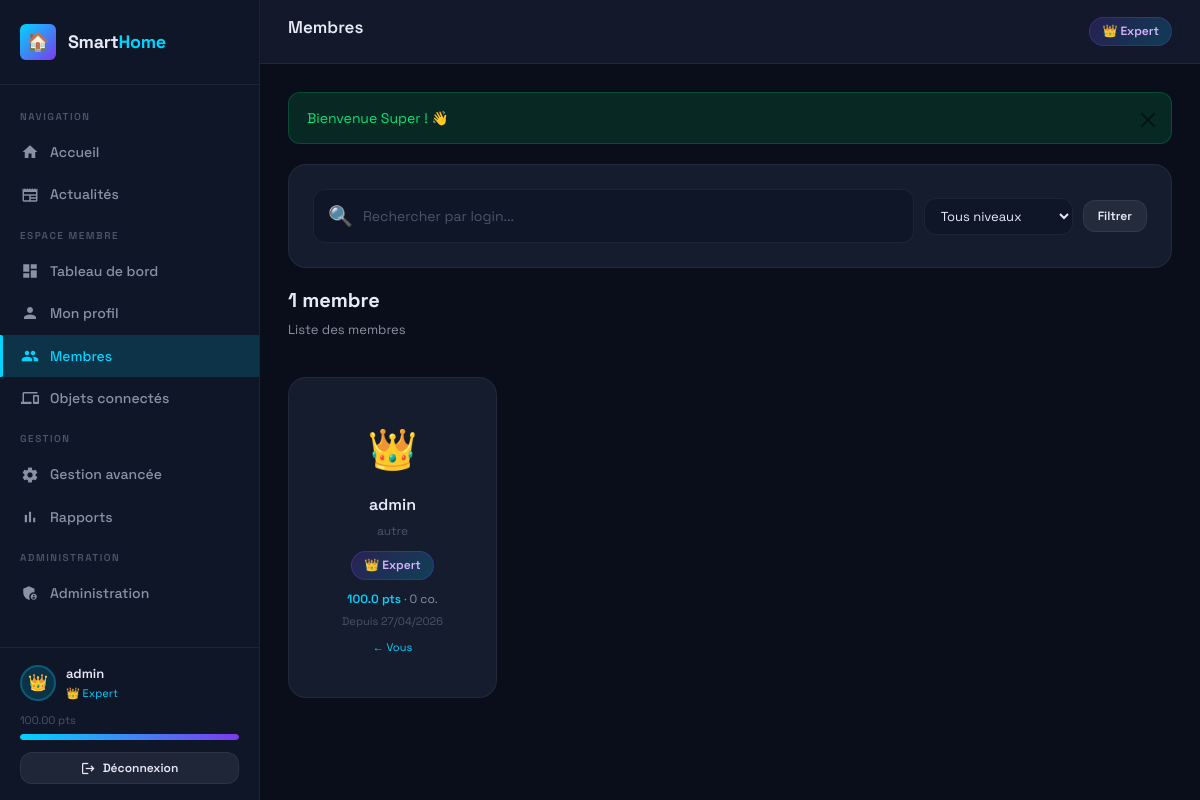
The page /membres.php (signed in) on the database its author committed.
### tables this page shows
CREATE TABLE utilisateurs (
    id INT AUTO_INCREMENT PRIMARY KEY,
    login VARCHAR(50) UNIQUE NOT NULL,
    email VARCHAR(100) UNIQUE NOT NULL,
    mot_de_passe VARCHAR(255) NOT NULL,
    nom VARCHAR(100),
    prenom VARCHAR(100),
    age INT,
    sexe ENUM('homme','femme','autre'),
    date_naissance DATE,
    type_membre ENUM('père','mère','enfant','grand-parent','autre') DEFAULT 'autre',
    photo VARCHAR(255) DEFAULT 'default.png',
    niveau ENUM('débutant','intermédiaire','avancé','expert') DEFAULT 'débutant',
    points DECIMAL(8,2) DEFAULT 0.00,
    nb_connexions INT DEFAULT 0,
    nb_actions INT DEFAULT 0,
    statut ENUM('en_attente','actif','suspendu') DEFAULT 'en_attente',
    token_validation VARCHAR(255),
    date_inscription DATETIME DEFAULT CURRENT_TIMESTAMP,
    derniere_connexion DATETIME,
    INDEX idx_login (login),
    INDEX idx_email (email),
    INDEX idx_niveau (niveau),
    INDEX idx_statut (statut)
);

### includes/config.php (called while the page is built, shortened)
<?php
function getDB(): PDO {
    static $pdo = null;
    if ($pdo === null) {
        $dsn = "mysql:host=" . DB_HOST . ";dbname=" . DB_NAME . ";charset=" . DB_CHARSET;
        $options = [
            PDO::ATTR_ERRMODE            => PDO::ERRMODE_EXCEPTION,
            PDO::ATTR_DEFAULT_FETCH_MODE => PDO::FETCH_ASSOC,
            PDO::ATTR_EMULATE_PREPARES   => false,
        ];
        try {
            $pdo = new PDO($dsn, DB_USER, DB_PASS, $options);
        } catch (PDOException $e) {
            die(json_encode(['error' => 'Connexion base de données impossible : ' . $e->getMessage()]));
        }
    }
    return $pdo;
}
function sanitize(string $input): string {
    return htmlspecialchars(trim($input), ENT_QUOTES, 'UTF-8');
}
function getCurrentUser(): ?array {
    $pdo = getDB();
    $stmt = $pdo->prepare("SELECT * FROM utilisateurs WHERE id = ?");
    $stmt->execute([$_SESSION['user_id']]);
    return $stmt->fetch() ?: null;
}
function getNiveauLabel(string $niveau): string {
    $labels = [
        'débutant'     => 'Débutant',
        'intermédiaire'=> 'Intermédiaire',
        'avancé'       => 'Avancé',
        'expert'       => 'Expert',
    ];
    return $labels[$niveau] ?? $niveau;
}
function getFlash(): ?array {
    if (isset($_SESSION['flash'])) {
        $flash = $_SESSION['flash'];
        return $flash;
    }
    return null;
}

### membres.php (the view, shortened to what this page needs)
<?php
require_once 'includes/config.php';
$pageTitle  = 'Membres';
$activePage = 'membres';
require_once 'includes/header.php';
$pdo = getDB();
$q           = sanitize($_GET['q'] ?? '');
$sql = "SELECT id,login,age,sexe,type_membre,photo,niveau,points,nb_connexions,date_inscription
        FROM utilisateurs WHERE statut='actif'";
$params = [];
$sql .= " ORDER BY points DESC";
$stmt = $pdo->prepare($sql);
$stmt->execute($params);
$membres = $stmt->fetchAll();
$niveauEmoji = ['débutant'=>'🌱','intermédiaire'=>'⚡','avancé'=>'🚀','expert'=>'👑'];
?>
<div class="card" style="margin-bottom:20px">
  <form method="GET" style="display:flex;gap:10px;flex-wrap:wrap;align-items:center">
    <div class="search-bar" style="flex:1;min-width:200px">
      <span style="font-size:20px;color:var(--text-muted)">🔍</span>
      <input type="text" name="q" placeholder="Rechercher par login..." value="<?= sanitize($q) ?>">
    </div>
    <select name="niveau" class="filter-select" onchange="this.form.submit()">
      <option value="">Tous niveaux</option>
    </select>
    <button type="submit" class="btn btn-secondary btn-sm">Filtrer</button>
  </form>
</div>
<div class="section-header">
  <div>
    <h2 class="section-title"><?= count($membres) ?> membre<?= count($membres) > 1 ? 's' : '' ?></h2>
    <p class="section-sub">Liste des membres</p>
  </div>
</div>
<div class="row g-3">
  <?php foreach ($membres as $m): ?>
  <div class="col-sm-6 col-md-4 col-lg-3">
    <div class="card h-100" style="text-align:center">
      <div class="card-body">
        <div style="font-size:40px;margin-bottom:10px">
          <?= $niveauEmoji[$m['niveau']] ?? '👤' ?>
        </div>
        <div style="font-size:16px;font-weight:600;margin-bottom:4px"><?= sanitize($m['login']) ?></div>
        <div style="font-size:12px;color:var(--text-muted);margin-bottom:10px">
          <?= sanitize($m['type_membre']) ?>
        </div>
        <span class="badge-niveau <?= $m['niveau'] ?>"><?= $niveauEmoji[$m['niveau']] ?> <?= getNiveauLabel($m['niveau']) ?></span>
        <div style="margin-top:10px;font-size:12px;color:var(--text-secondary)">
          <span style="color:var(--accent);font-weight:600"><?= number_format($m['points'], 1) ?> pts</span>
          · <?= $m['nb_connexions'] ?> co.
        </div>
        <div style="font-size:11px;color:var(--text-muted);margin-top:4px">
          Depuis <?= date('d/m/Y', strtotime($m['date_inscription'])) ?>
        </div>
        <?php if ($m['id'] === $user['id']): ?>
        <div style="margin-top:8px;font-size:11px;color:var(--accent)">← Vous</div>
        <?php endif; ?>
      </div>
    </div>
  </div>
  <?php endforeach; ?>
</div>
<?php require_once 'includes/footer.php'; ?>

### includes/header.php (shortened to what this page needs)
<?php
$user = getCurrentUser();
$flash = getFlash();
$niveauEmoji = [
    'débutant'      => '🌱',
    'intermédiaire' => '⚡',
    'avancé'        => '🚀',
    'expert'        => '👑',
];
$emoji = $niveauEmoji[$user['niveau']] ?? '🌱';
$nextNiveauSeuil = [
    'débutant'      => POINTS_INTERMEDIAIRE,
    'intermédiaire' => POINTS_AVANCE,
    'avancé'        => POINTS_EXPERT,
    'expert'        => null,
];
$currentSeuil = [
    'débutant'      => 0,
    'intermédiaire' => POINTS_INTERMEDIAIRE,
    'avancé'        => POINTS_AVANCE,
    'expert'        => POINTS_EXPERT,
];
$next   = $nextNiveauSeuil[$user['niveau']] ?? null;
$from   = $currentSeuil[$user['niveau']] ?? 0;
$pct    = $next ? min(100, round(($user['points'] - $from) / ($next - $from) * 100)) : 100;
?>
<!DOCTYPE html>
<html lang="fr">
<head>
<link href="https://cdn.jsdelivr.net/npm/bootstrap@5.3.3/dist/css/bootstrap.min.css" rel="stylesheet">
<link rel="stylesheet" href="<?= SITE_URL ?>/css/style.css">
</head>
<body>
<div class="layout">
<aside class="sidebar" id="sidebar">
  <div class="sidebar-logo">
    <div class="logo-icon">🏠</div>
    <div class="logo-text">Smart<span>Home</span></div>
  </div>
  <nav class="sidebar-nav">
    <div class="nav-section-title">Navigation</div>
    <a href="<?= SITE_URL ?>/index.php" class="nav-item <?= ($activePage ?? '') === 'accueil' ? 'active' : '' ?>">
      <span class="nav-icon"><span class="material-icons" style="font-size:18px">home</span></span>
      Accueil
    </a>
    <a href="<?= SITE_URL ?>/actualites.php" class="nav-item <?= ($activePage ?? '') === 'actualites' ? 'active' : '' ?>">
      <span class="nav-icon"><span class="material-icons" style="font-size:18px">newspaper</span></span>
      Actualités
    </a>
    <div class="nav-section-title">Espace membre</div>
    <a href="<?= SITE_URL ?>/dashboard.php" class="nav-item <?= ($activePage ?? '') === 'dashboard' ? 'active' : '' ?>">
      <span class="nav-icon"><span class="material-icons" style="font-size:18px">dashboard</span></span>
      Tableau de bord
    </a>
    <a href="<?= SITE_URL ?>/profil.php" class="nav-item <?= ($activePage ?? '') === 'profil' ? 'active' : '' ?>">
      <span class="nav-icon"><span class="material-icons" style="font-size:18px">person</span></span>
      Mon profil
    </a>
    <a href="<?= SITE_URL ?>/membres.php" class="nav-item <?= ($activePage ?? '') === 'membres' ? 'active' : '' ?>">
      <span class="nav-icon"><span class="material-icons" style="font-size:18px">group</span></span>
      Membres
    </a>
    <a href="<?= SITE_URL ?>/objets.php" class="nav-item <?= ($activePage ?? '') === 'objets' ? 'active' : '' ?>">
      <span class="nav-icon"><span class="material-icons" style="font-size:18px">devices</span></span>
      Objets connectés
    </a>
    <?php if (in_array($user['niveau'], ['avancé', 'expert'])): ?>
    <div class="nav-section-title">Gestion</div>
    <a href="<?= SITE_URL ?>/gestion/dashboard.php" class="nav-item <?= ($activePage ?? '') === 'gestion' ? 'active' : '' ?>">
      <span class="nav-icon"><span class="material-icons" style="font-size:18px">settings</span></span>
      Gestion avancée
    </a>
    <a href="<?= SITE_URL ?>/gestion/rapports.php" class="nav-item <?= ($activePage ?? '') === 'rapports' ? 'active' : '' ?>">
      <span class="nav-icon"><span class="material-icons" style="font-size:18px">bar_chart</span></span>
      Rapports
    </a>
    <?php endif; ?>
    <?php if ($user['niveau'] === 'expert'): ?>
    <div class="nav-section-title">Administration</div>
    <a href="<?= SITE_URL ?>/admin/utilisateurs.php" class="nav-item <?= ($activePage ?? '') === 'admin' ? 'active' : '' ?>">
      <span class="nav-icon"><span class="material-icons" style="font-size:18px">admin_panel_settings</span></span>
      Administration
    </a>
    <?php endif; ?>
  </nav>
  <div class="sidebar-footer">
    <div class="sidebar-user">
      <div class="sidebar-avatar">
        <?php if ($user['photo'] && $user['photo'] !== 'default.png'): ?>
          <img src="<?= SITE_URL ?>/assets/img/<?= sanitize($user['photo']) ?>" alt="avatar">
        <?php else: ?>
          <?= $emoji ?>
        <?php endif; ?>
      </div>
      <div class="sidebar-user-info">
        <div class="name"><?= sanitize($user['login']) ?></div>
        <div class="niveau"><?= $emoji ?> <?= getNiveauLabel($user['niveau']) ?></div>
      </div>
    </div>
    <div style="margin-top:10px">
      <div style="display:flex;justify-content:space-between;font-size:11px;color:var(--text-muted);margin-bottom:4px">
        <span><?= number_format($user['points'], 2) ?> pts</span>
      </div>
      <div class="progress-bar">
        <div class="progress-fill" style="width:<?= $pct ?>%"></div>
      </div>
    </div>
    <a href="<?= SITE_URL ?>/logout.php" class="btn btn-secondary btn-sm" style="width:100%;margin-top:12px;justify-content:center">
      <span class="material-icons" style="font-size:15px">logout</span> Déconnexion
    </a>
  </div>
</aside>
<main class="main-content">
  <div class="topbar">
    <h1 class="topbar-title"><?= sanitize($pageTitle ?? 'Dashboard') ?></h1>
    <div style="display:flex;align-items:center;gap:10px">
      <span class="badge-niveau <?= $user['niveau'] ?>"><?= $emoji ?> <?= getNiveauLabel($user['niveau']) ?></span>
    </div>
  </div>
  <div class="page-content">
    <?php if ($flash): ?>
    <div class="alert alert-<?= $flash['type'] === 'success' ? 'success' : ($flash['type'] === 'error' ? 'danger' : 'info') ?> alert-dismissible fade show">
      <?= sanitize($flash['message']) ?>
      <button type="button" class="btn-close" data-bs-dismiss="alert"></button>
    </div>
    <?php endif; ?>

### rows shown on the page
utilisateurs: niveau "👑", login "admin", niveau "Expert", points "100.00", type_membre "autre", points "100.0", nb_connexions "0", date_inscription "27/04/2026", shows "← Vous"

### other values the page prints
$pageTitle "Membres"
$flash['message'] "Bienvenue Super ! 👋"
count($membres) "1"
